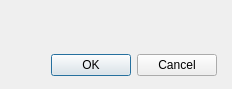
<?xml version="1.0" encoding="UTF-8"?>
<ui version="4.0">
 <class>DialogSystemPrimitive</class>
 <widget class="QDialog" name="DialogSystemPrimitive">
  <property name="geometry">
   <rect>
    <x>0</x>
    <y>0</y>
    <width>232</width>
    <height>89</height>
   </rect>
  </property>
  <property name="windowTitle">
   <string>Dialog</string>
  </property>
  <layout class="QGridLayout" name="gridLayout">
   <property name="leftMargin">
    <number>15</number>
   </property>
   <property name="topMargin">
    <number>10</number>
   </property>
   <property name="rightMargin">
    <number>15</number>
   </property>
   <property name="bottomMargin">
    <number>10</number>
   </property>
   <item row="0" column="0">
    <layout class="QVBoxLayout" name="verticalLayout" stretch="1,0">
     <property name="spacing">
      <number>15</number>
     </property>
     <item>
      <widget class="PanelPrimitiveValue" name="widget" native="true">
       <property name="minimumSize">
        <size>
         <width>200</width>
         <height>27</height>
        </size>
       </property>
       <property name="maximumSize">
        <size>
         <width>200</width>
         <height>27</height>
        </size>
       </property>
      </widget>
     </item>
     <item>
      <widget class="QDialogButtonBox" name="buttonBox">
       <property name="orientation">
        <enum>Qt::Horizontal</enum>
       </property>
       <property name="standardButtons">
        <set>QDialogButtonBox::Cancel|QDialogButtonBox::Ok</set>
       </property>
      </widget>
     </item>
    </layout>
   </item>
  </layout>
 </widget>
 <customwidgets>
  <customwidget>
   <class>PanelPrimitiveValue</class>
   <extends>QWidget</extends>
   <header>panelprimitivevalue.h</header>
   <container>1</container>
  </customwidget>
 </customwidgets>
 <resources/>
 <connections>
  <connection>
   <sender>buttonBox</sender>
   <signal>accepted()</signal>
   <receiver>DialogSystemPrimitive</receiver>
   <slot>accept()</slot>
   <hints>
    <hint type="sourcelabel">
     <x>248</x>
     <y>254</y>
    </hint>
    <hint type="destinationlabel">
     <x>157</x>
     <y>274</y>
    </hint>
   </hints>
  </connection>
  <connection>
   <sender>buttonBox</sender>
   <signal>rejected()</signal>
   <receiver>DialogSystemPrimitive</receiver>
   <slot>reject()</slot>
   <hints>
    <hint type="sourcelabel">
     <x>316</x>
     <y>260</y>
    </hint>
    <hint type="destinationlabel">
     <x>286</x>
     <y>274</y>
    </hint>
   </hints>
  </connection>
 </connections>
</ui>
